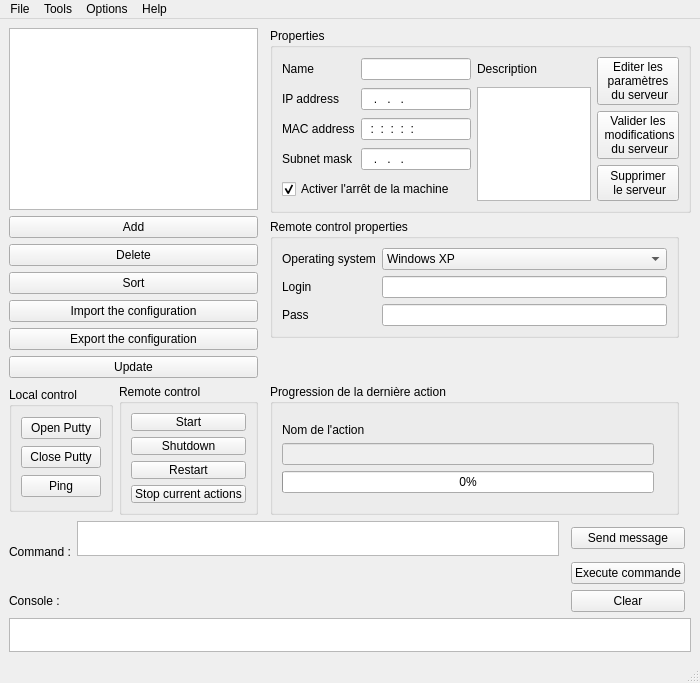
<?xml version="1.0" encoding="UTF-8"?>
<ui version="4.0">
 <author>Vladiyork - Louis VICAINNE</author>
 <class>FenPrincipale</class>
 <widget class="QMainWindow" name="FenPrincipale">
  <property name="enabled">
   <bool>true</bool>
  </property>
  <property name="geometry">
   <rect>
    <x>0</x>
    <y>0</y>
    <width>700</width>
    <height>683</height>
   </rect>
  </property>
  <property name="windowTitle">
   <string>VladiConnect v1</string>
  </property>
  <property name="windowIcon">
   <iconset>
    <normaloff>../icone.png</normaloff>../icone.png</iconset>
  </property>
  <property name="autoFillBackground">
   <bool>false</bool>
  </property>
  <widget class="QWidget" name="widget">
   <property name="sizePolicy">
    <sizepolicy hsizetype="Expanding" vsizetype="Expanding">
     <horstretch>0</horstretch>
     <verstretch>0</verstretch>
    </sizepolicy>
   </property>
   <property name="minimumSize">
    <size>
     <width>700</width>
     <height>500</height>
    </size>
   </property>
   <layout class="QGridLayout" name="gridLayout">
    <item row="0" column="0" rowspan="4" colspan="2">
     <layout class="QVBoxLayout" name="layout_liste_serveurs">
      <item>
       <widget class="QListWidget" name="serverModel"/>
      </item>
      <item>
       <widget class="QPushButton" name="bouton_ajouter_serveur">
        <property name="text">
         <string>Add</string>
        </property>
       </widget>
      </item>
      <item>
       <widget class="QPushButton" name="bouton_supprimer_serveur2">
        <property name="text">
         <string>Delete</string>
        </property>
       </widget>
      </item>
      <item>
       <widget class="QPushButton" name="bouton_trier_serveur">
        <property name="text">
         <string>Sort</string>
        </property>
       </widget>
      </item>
      <item>
       <widget class="QPushButton" name="bouton_configuration_importer">
        <property name="text">
         <string>Import the configuration</string>
        </property>
       </widget>
      </item>
      <item>
       <widget class="QPushButton" name="bouton_configuration_exporter">
        <property name="text">
         <string>Export the configuration</string>
        </property>
       </widget>
      </item>
      <item>
       <widget class="QPushButton" name="bouton_maj_auto">
        <property name="text">
         <string>Update</string>
        </property>
        <property name="autoRepeat">
         <bool>true</bool>
        </property>
       </widget>
      </item>
     </layout>
    </item>
    <item row="0" column="3" rowspan="2" colspan="3">
     <widget class="QGroupBox" name="groupBox_2">
      <property name="enabled">
       <bool>true</bool>
      </property>
      <property name="maximumSize">
       <size>
        <width>16777215</width>
        <height>185</height>
       </size>
      </property>
      <property name="title">
       <string>Properties</string>
      </property>
      <layout class="QGridLayout" name="gridLayout_3">
       <item row="0" column="2">
        <widget class="QLabel" name="label_2">
         <property name="text">
          <string>Description</string>
         </property>
         <property name="buddy">
          <cstring>serveur_description</cstring>
         </property>
        </widget>
       </item>
       <item row="0" column="0">
        <widget class="QLabel" name="label_6">
         <property name="text">
          <string>Name</string>
         </property>
         <property name="buddy">
          <cstring>serveur_nom</cstring>
         </property>
        </widget>
       </item>
       <item row="0" column="1">
        <widget class="QLineEdit" name="serveur_nom">
         <property name="readOnly">
          <bool>false</bool>
         </property>
        </widget>
       </item>
       <item row="1" column="1">
        <widget class="QLineEdit" name="serveur_ip">
         <property name="inputMask">
          <string notr="true">999.999.999.999; </string>
         </property>
        </widget>
       </item>
       <item row="1" column="0">
        <widget class="QLabel" name="label_7">
         <property name="text">
          <string>IP address</string>
         </property>
         <property name="buddy">
          <cstring>serveur_ip</cstring>
         </property>
        </widget>
       </item>
       <item row="3" column="1">
        <widget class="QLineEdit" name="serveur_sousReseau">
         <property name="minimumSize">
          <size>
           <width>110</width>
           <height>0</height>
          </size>
         </property>
         <property name="inputMask">
          <string notr="true">999.999.999.999; </string>
         </property>
         <property name="text">
          <string>...</string>
         </property>
        </widget>
       </item>
       <item row="2" column="1">
        <widget class="QLineEdit" name="serveur_mac">
         <property name="inputMask">
          <string notr="true">&gt;HH:HH:HH:HH:HH:HH; </string>
         </property>
         <property name="text">
          <string>:::::</string>
         </property>
        </widget>
       </item>
       <item row="2" column="0">
        <widget class="QLabel" name="label">
         <property name="text">
          <string>MAC address</string>
         </property>
         <property name="buddy">
          <cstring>serveur_mac</cstring>
         </property>
        </widget>
       </item>
       <item row="3" column="0">
        <widget class="QLabel" name="label_3">
         <property name="text">
          <string>Subnet mask</string>
         </property>
         <property name="buddy">
          <cstring>serveur_sousReseau</cstring>
         </property>
        </widget>
       </item>
       <item row="4" column="0" colspan="2">
        <widget class="QCheckBox" name="serveurActiverArret">
         <property name="text">
          <string>Activer l'arrêt de la machine</string>
         </property>
         <property name="checked">
          <bool>true</bool>
         </property>
        </widget>
       </item>
       <item row="1" column="2" rowspan="4">
        <widget class="QTextEdit" name="serveur_description"/>
       </item>
       <item row="0" column="3" rowspan="5">
        <layout class="QVBoxLayout" name="verticalLayout_3">
         <item>
          <widget class="QPushButton" name="bouton_editer">
           <property name="text">
            <string>Editer les 
paramètres
 du serveur</string>
           </property>
           <property name="icon">
            <iconset>
             <normaloff>debug/images/document-edit.png</normaloff>debug/images/document-edit.png</iconset>
           </property>
           <property name="iconSize">
            <size>
             <width>30</width>
             <height>30</height>
            </size>
           </property>
          </widget>
         </item>
         <item>
          <widget class="QPushButton" name="bouton_serveur_valider_modifications">
           <property name="font">
            <font>
             <weight>50</weight>
             <bold>false</bold>
             <kerning>true</kerning>
            </font>
           </property>
           <property name="layoutDirection">
            <enum>Qt::LeftToRight</enum>
           </property>
           <property name="text">
            <string>Valider les
 modifications
 du serveur</string>
           </property>
           <property name="icon">
            <iconset>
             <normaloff>debug/images/dialog-ok.png</normaloff>debug/images/dialog-ok.png</iconset>
           </property>
           <property name="iconSize">
            <size>
             <width>30</width>
             <height>30</height>
            </size>
           </property>
           <property name="autoRepeat">
            <bool>false</bool>
           </property>
          </widget>
         </item>
         <item>
          <widget class="QPushButton" name="bouton_supprimer_serveur">
           <property name="text">
            <string>Supprimer 
 le serveur</string>
           </property>
           <property name="icon">
            <iconset>
             <normaloff>../delete.png</normaloff>../delete.png</iconset>
           </property>
           <property name="iconSize">
            <size>
             <width>30</width>
             <height>30</height>
            </size>
           </property>
          </widget>
         </item>
        </layout>
       </item>
      </layout>
     </widget>
    </item>
    <item row="2" column="3">
     <widget class="QGroupBox" name="groupBox">
      <property name="sizePolicy">
       <sizepolicy hsizetype="Preferred" vsizetype="Fixed">
        <horstretch>0</horstretch>
        <verstretch>0</verstretch>
       </sizepolicy>
      </property>
      <property name="title">
       <string>Remote control properties</string>
      </property>
      <layout class="QGridLayout" name="gridLayout_4">
       <item row="0" column="2">
        <widget class="QComboBox" name="serveur_os">
         <property name="toolTip">
          <string>Choisissez le système d'exploitation de la machine</string>
         </property>
         <item>
          <property name="text">
           <string>Windows XP</string>
          </property>
         </item>
         <item>
          <property name="text">
           <string>Windows 7</string>
          </property>
         </item>
         <item>
          <property name="text">
           <string>Linux</string>
          </property>
         </item>
         <item>
          <property name="text">
           <string>Other</string>
          </property>
         </item>
        </widget>
       </item>
       <item row="0" column="0">
        <widget class="QLabel" name="label_8">
         <property name="text">
          <string>Operating system</string>
         </property>
        </widget>
       </item>
       <item row="1" column="0">
        <widget class="QLabel" name="label_9">
         <property name="text">
          <string>Login</string>
         </property>
        </widget>
       </item>
       <item row="1" column="2">
        <widget class="QLineEdit" name="serveur_utilisateur"/>
       </item>
       <item row="2" column="0">
        <widget class="QLabel" name="label_10">
         <property name="text">
          <string>Pass</string>
         </property>
        </widget>
       </item>
       <item row="2" column="2">
        <widget class="QLineEdit" name="serveur_mdp">
         <property name="echoMode">
          <enum>QLineEdit::Password</enum>
         </property>
        </widget>
       </item>
      </layout>
     </widget>
    </item>
    <item row="4" column="0">
     <widget class="QGroupBox" name="groupBox_5">
      <property name="maximumSize">
       <size>
        <width>16777215</width>
        <height>125</height>
       </size>
      </property>
      <property name="title">
       <string>Local control</string>
      </property>
      <layout class="QVBoxLayout" name="verticalLayout">
       <item>
        <widget class="QPushButton" name="bouton_open_putty">
         <property name="text">
          <string>Open Putty</string>
         </property>
        </widget>
       </item>
       <item>
        <widget class="QPushButton" name="bouton_close_putty">
         <property name="whatsThis">
          <string>Le lancement de WinSent permet de recevoir des messages qui transietent par le réseau en temps réél.</string>
         </property>
         <property name="text">
          <string>Close Putty</string>
         </property>
        </widget>
       </item>
       <item>
        <widget class="QPushButton" name="bouton_ping">
         <property name="text">
          <string>Ping</string>
         </property>
         <property name="shortcut">
          <string>Ctrl+P</string>
         </property>
         <property name="autoRepeat">
          <bool>true</bool>
         </property>
        </widget>
       </item>
      </layout>
     </widget>
    </item>
    <item row="4" column="3">
     <widget class="QGroupBox" name="groupBox_4">
      <property name="sizePolicy">
       <sizepolicy hsizetype="Preferred" vsizetype="Preferred">
        <horstretch>0</horstretch>
        <verstretch>0</verstretch>
       </sizepolicy>
      </property>
      <property name="title">
       <string>Progression de la dernière action</string>
      </property>
      <layout class="QGridLayout" name="gridLayout_6">
       <item row="0" column="0">
        <layout class="QHBoxLayout" name="horizontalLayout">
         <item>
          <layout class="QVBoxLayout" name="verticalLayout_5">
           <item>
            <widget class="QLabel" name="action_nom">
             <property name="styleSheet">
              <string notr="true">font: 75 10pt &quot;Comic Sans MS&quot;;</string>
             </property>
             <property name="text">
              <string>Nom de l'action</string>
             </property>
            </widget>
           </item>
           <item>
            <widget class="QLineEdit" name="action_etat">
             <property name="enabled">
              <bool>false</bool>
             </property>
             <property name="cursor">
              <cursorShape>ArrowCursor</cursorShape>
             </property>
             <property name="readOnly">
              <bool>false</bool>
             </property>
            </widget>
           </item>
           <item>
            <widget class="QProgressBar" name="action_progression">
             <property name="enabled">
              <bool>true</bool>
             </property>
             <property name="value">
              <number>0</number>
             </property>
            </widget>
           </item>
          </layout>
         </item>
         <item>
          <widget class="QLabel" name="action_etat_pixmap">
           <property name="maximumSize">
            <size>
             <width>60</width>
             <height>60</height>
            </size>
           </property>
           <property name="text">
            <string/>
           </property>
           <property name="pixmap">
            <pixmap>../network-offline.png</pixmap>
           </property>
           <property name="scaledContents">
            <bool>true</bool>
           </property>
           <property name="alignment">
            <set>Qt::AlignCenter</set>
           </property>
          </widget>
         </item>
        </layout>
       </item>
      </layout>
     </widget>
    </item>
    <item row="5" column="0" colspan="6">
     <layout class="QGridLayout" name="gridLayout_9">
      <item row="2" column="0">
       <widget class="QLabel" name="label_4">
        <property name="sizePolicy">
         <sizepolicy hsizetype="Minimum" vsizetype="Fixed">
          <horstretch>0</horstretch>
          <verstretch>0</verstretch>
         </sizepolicy>
        </property>
        <property name="text">
         <string>Console :</string>
        </property>
        <property name="buddy">
         <cstring>console</cstring>
        </property>
       </widget>
      </item>
      <item row="3" column="0" colspan="5">
       <widget class="QPlainTextEdit" name="console">
        <property name="sizePolicy">
         <sizepolicy hsizetype="Expanding" vsizetype="Expanding">
          <horstretch>0</horstretch>
          <verstretch>0</verstretch>
         </sizepolicy>
        </property>
        <property name="styleSheet">
         <string notr="true">font: 8pt &quot;Courier New&quot;;</string>
        </property>
        <property name="plainText">
         <string/>
        </property>
       </widget>
      </item>
      <item row="0" column="0" rowspan="2">
       <widget class="QLabel" name="label_5">
        <property name="sizePolicy">
         <sizepolicy hsizetype="Minimum" vsizetype="Fixed">
          <horstretch>0</horstretch>
          <verstretch>0</verstretch>
         </sizepolicy>
        </property>
        <property name="text">
         <string>Command :</string>
        </property>
       </widget>
      </item>
      <item row="0" column="3">
       <widget class="QPushButton" name="bouton_send_message">
        <property name="text">
         <string>Send message</string>
        </property>
       </widget>
      </item>
      <item row="1" column="3">
       <widget class="QPushButton" name="bouton_console">
        <property name="text">
         <string>Execute commande</string>
        </property>
       </widget>
      </item>
      <item row="2" column="3">
       <widget class="QPushButton" name="pushButton">
        <property name="text">
         <string>Clear</string>
        </property>
       </widget>
      </item>
      <item row="0" column="1">
       <widget class="QPlainTextEdit" name="serveur_commande">
        <property name="maximumSize">
         <size>
          <width>16777215</width>
          <height>40</height>
         </size>
        </property>
       </widget>
      </item>
     </layout>
    </item>
    <item row="4" column="1">
     <widget class="QGroupBox" name="groupBox_3">
      <property name="sizePolicy">
       <sizepolicy hsizetype="Preferred" vsizetype="Fixed">
        <horstretch>0</horstretch>
        <verstretch>0</verstretch>
       </sizepolicy>
      </property>
      <property name="title">
       <string>Remote control</string>
      </property>
      <layout class="QVBoxLayout" name="verticalLayout_4">
       <item>
        <widget class="QPushButton" name="bouton_demarrer">
         <property name="text">
          <string>Start</string>
         </property>
        </widget>
       </item>
       <item>
        <widget class="QPushButton" name="bouton_arreter">
         <property name="text">
          <string>Shutdown</string>
         </property>
        </widget>
       </item>
       <item>
        <widget class="QPushButton" name="bouton_redemarrer">
         <property name="text">
          <string>Restart</string>
         </property>
        </widget>
       </item>
       <item>
        <widget class="QPushButton" name="bouton_stop_processus">
         <property name="text">
          <string>Stop current actions</string>
         </property>
        </widget>
       </item>
      </layout>
     </widget>
    </item>
   </layout>
  </widget>
  <widget class="QMenuBar" name="menubar">
   <property name="geometry">
    <rect>
     <x>0</x>
     <y>0</y>
     <width>700</width>
     <height>25</height>
    </rect>
   </property>
   <widget class="QMenu" name="menuFichier">
    <property name="title">
     <string>File</string>
    </property>
    <addaction name="actionSauver_la_configuration"/>
    <addaction name="actionCharger_une_configuration"/>
    <addaction name="actionImprimer_la_configuration"/>
    <addaction name="separator"/>
    <addaction name="actionOuvrir_Putty"/>
    <addaction name="separator"/>
    <addaction name="actionQuitter"/>
   </widget>
   <widget class="QMenu" name="menuOutils">
    <property name="title">
     <string>Tools</string>
    </property>
   </widget>
   <widget class="QMenu" name="menu">
    <property name="title">
     <string>Help</string>
    </property>
    <addaction name="actionAide"/>
    <addaction name="actionV_rifier_les_mises_jour"/>
    <addaction name="actionAbout"/>
   </widget>
   <widget class="QMenu" name="menuOptions">
    <property name="title">
     <string>Options</string>
    </property>
    <addaction name="actionRun_hidden"/>
    <addaction name="actionDisable_tray_messages"/>
    <addaction name="actionReduire_fermeture_fenetre"/>
    <addaction name="separator"/>
    <addaction name="actionLancer_VladiConnect_au_d_marrage_de_l_ordinateur"/>
    <addaction name="separator"/>
    <addaction name="actionChanger_de_langue"/>
   </widget>
   <addaction name="menuFichier"/>
   <addaction name="menuOutils"/>
   <addaction name="menuOptions"/>
   <addaction name="menu"/>
  </widget>
  <widget class="QStatusBar" name="statusbar">
   <property name="cursor">
    <cursorShape>BlankCursor</cursorShape>
   </property>
  </widget>
  <action name="actionOptions">
   <property name="text">
    <string>Préférences</string>
   </property>
   <property name="toolTip">
    <string>Préférences</string>
   </property>
   <property name="shortcut">
    <string>Ctrl+P</string>
   </property>
  </action>
  <action name="actionQuitter">
   <property name="enabled">
    <bool>true</bool>
   </property>
   <property name="text">
    <string>Quit</string>
   </property>
   <property name="shortcut">
    <string>Ctrl+Q</string>
   </property>
  </action>
  <action name="actionSauver_la_configuration">
   <property name="text">
    <string>Save</string>
   </property>
   <property name="shortcut">
    <string>Ctrl+S</string>
   </property>
  </action>
  <action name="actionCharger_une_configuration">
   <property name="text">
    <string>Load</string>
   </property>
   <property name="shortcut">
    <string>Ctrl+C</string>
   </property>
  </action>
  <action name="actionImprimer_la_configuration">
   <property name="enabled">
    <bool>false</bool>
   </property>
   <property name="text">
    <string>Print configuration</string>
   </property>
   <property name="shortcut">
    <string>Ctrl+I</string>
   </property>
  </action>
  <action name="actionOuvrir_Putty">
   <property name="enabled">
    <bool>false</bool>
   </property>
   <property name="text">
    <string>Open Putty</string>
   </property>
   <property name="shortcut">
    <string>Ctrl+O</string>
   </property>
  </action>
  <action name="action">
   <property name="text">
    <string>About</string>
   </property>
  </action>
  <action name="actionAbout">
   <property name="text">
    <string>About</string>
   </property>
  </action>
  <action name="actionRun_hidden">
   <property name="checkable">
    <bool>true</bool>
   </property>
   <property name="text">
    <string>Run hidden</string>
   </property>
  </action>
  <action name="actionDisable_tray_messages">
   <property name="checkable">
    <bool>true</bool>
   </property>
   <property name="text">
    <string>Désactiver les messages de la barre d'état</string>
   </property>
  </action>
  <action name="actionChanger_de_langue">
   <property name="text">
    <string>Change langage</string>
   </property>
  </action>
  <action name="actionReduire_fermeture_fenetre">
   <property name="checkable">
    <bool>true</bool>
   </property>
   <property name="text">
    <string>Réduire lorsque je ferme la fenêtre</string>
   </property>
  </action>
  <action name="actionV_rifier_les_mises_jour">
   <property name="text">
    <string>Check updates</string>
   </property>
  </action>
  <action name="actionAide">
   <property name="text">
    <string>Help</string>
   </property>
   <property name="shortcut">
    <string>F1</string>
   </property>
  </action>
  <action name="actionLancer_VladiConnect_au_d_marrage_de_l_ordinateur">
   <property name="checkable">
    <bool>true</bool>
   </property>
   <property name="checked">
    <bool>true</bool>
   </property>
   <property name="text">
    <string>Run Vladiconnect when the computer starts</string>
   </property>
   <property name="toolTip">
    <string>Run Vladiconnect when the computer starts</string>
   </property>
  </action>
 </widget>
 <tabstops>
  <tabstop>action_etat</tabstop>
  <tabstop>serverModel</tabstop>
  <tabstop>bouton_ajouter_serveur</tabstop>
  <tabstop>bouton_supprimer_serveur2</tabstop>
  <tabstop>bouton_trier_serveur</tabstop>
  <tabstop>bouton_configuration_importer</tabstop>
  <tabstop>bouton_configuration_exporter</tabstop>
  <tabstop>bouton_maj_auto</tabstop>
 </tabstops>
 <resources/>
 <connections>
  <connection>
   <sender>pushButton</sender>
   <signal>clicked()</signal>
   <receiver>console</receiver>
   <slot>clear()</slot>
   <hints>
    <hint type="sourcelabel">
     <x>689</x>
     <y>390</y>
    </hint>
    <hint type="destinationlabel">
     <x>652</x>
     <y>428</y>
    </hint>
   </hints>
  </connection>
 </connections>
 <slots>
  <slot>miseAJourItem()</slot>
 </slots>
</ui>
